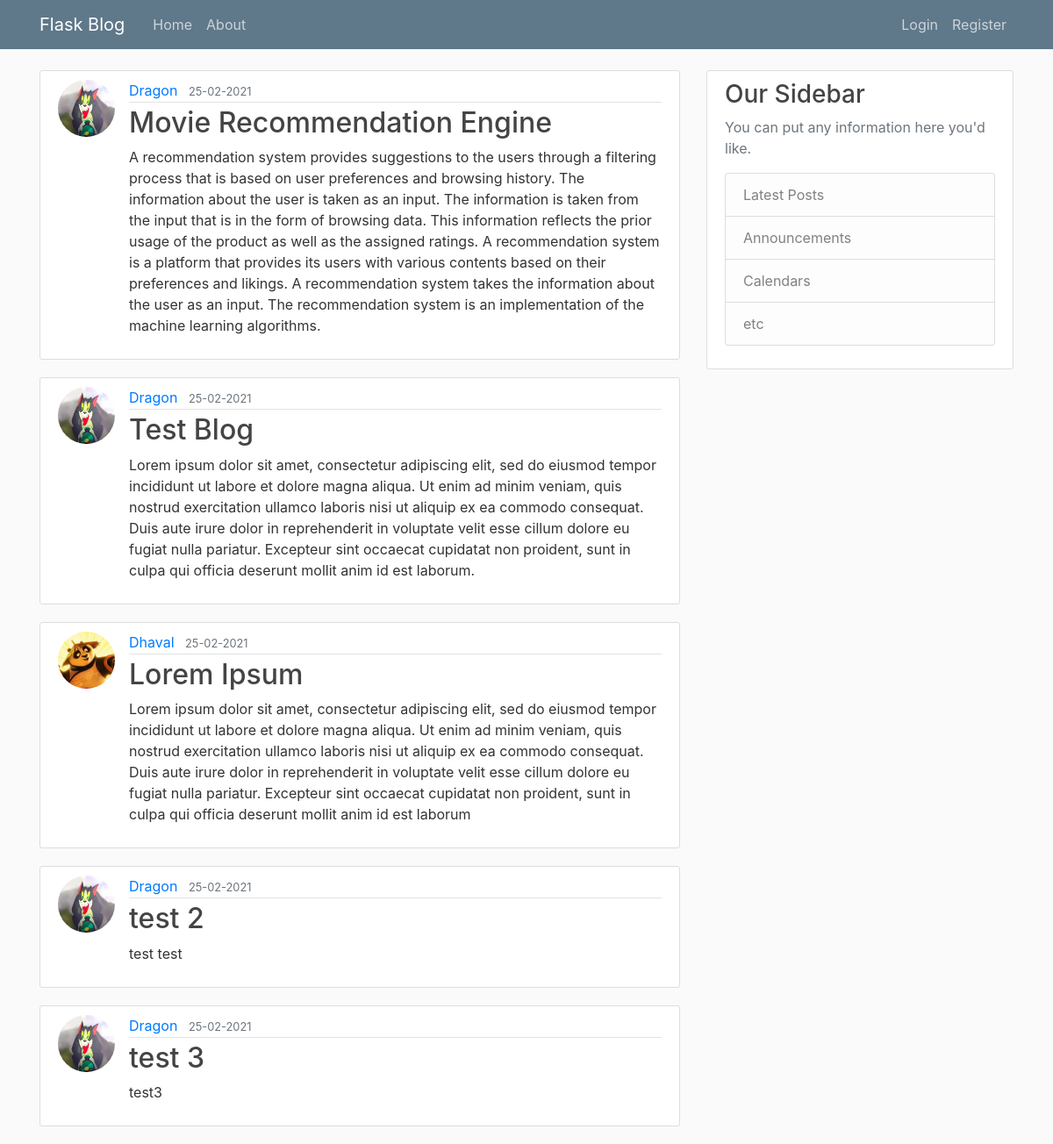
Page /home on the earlier database version.
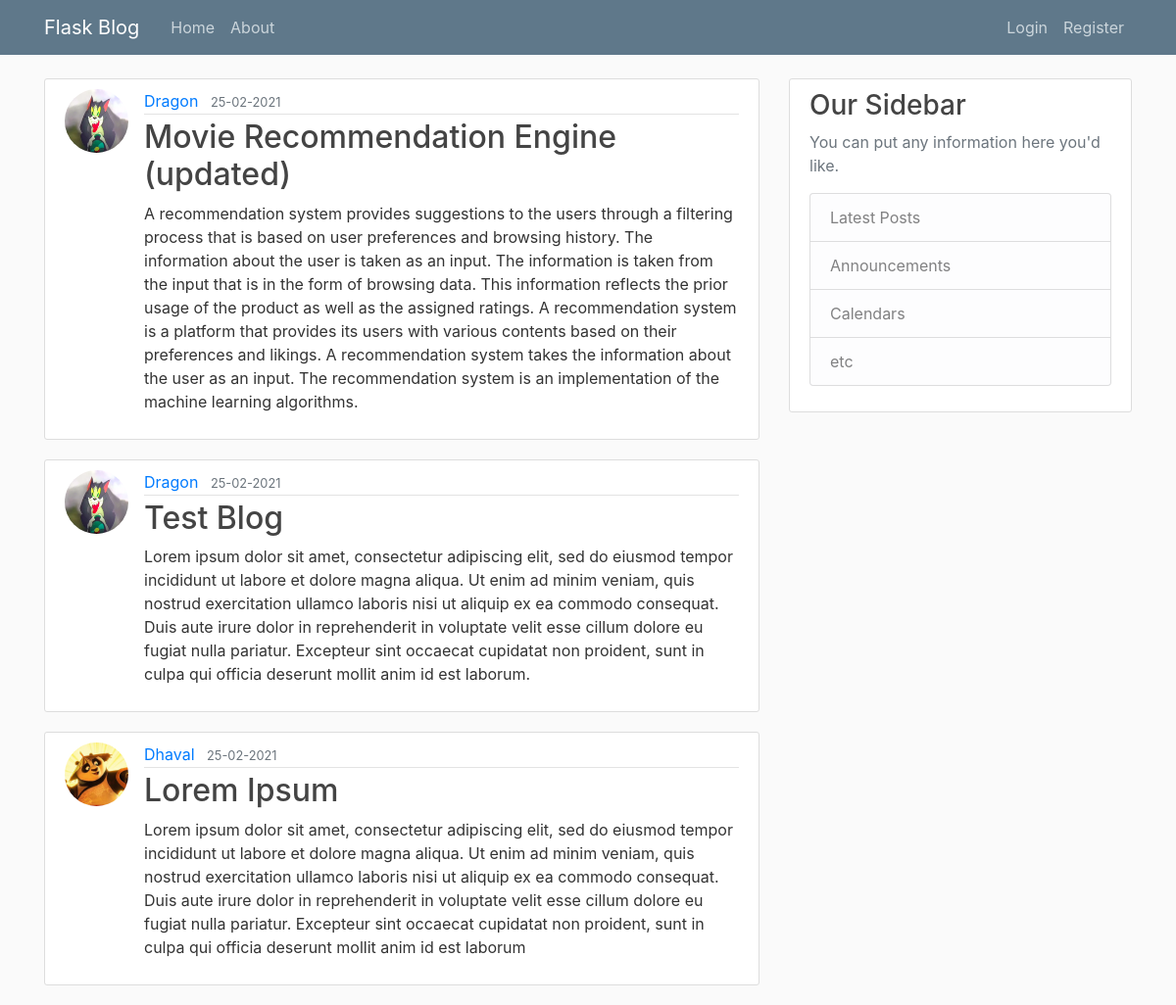
Same page on the later database version.
### flaskblog/models.py (models this page shows, shortened)
class Post(db.Model):
    id = db.Column(db.Integer, primary_key=True)
    title = db.Column(db.String(20), nullable=False)
    date_posted = db.Column(db.DateTime, nullable=False, default=datetime.now(tz=gettz('Asia/Kolkata')))
    content = db.Column(db.Text, nullable=False)
    user_id = db.Column(db.Integer, db.ForeignKey('user.id'), nullable=False)

class User(db.Model, UserMixin):
    id = db.Column(db.Integer, primary_key=True)
    username = db.Column(db.String(20), unique=True, nullable=False)
    email = db.Column(db.String(120), unique=True, nullable=False)
    image_file = db.Column(db.String(20), nullable=False, default='default.jpg')
    password = db.Column(db.String(60), nullable=False)
    posts = db.relationship('Post', backref='author', lazy=True)

### flaskblog/routes.py (the view)
@app.route('/')
@app.route('/home')
def home():
    posts = Post.query.all()
    return render_template('home.html',posts=posts)

### flaskblog/templates/home.html
{% extends "layout.html" %}
{% block content %}
    {% for post in posts %}
        <article class="media content-section">
          <img class="rounded-circle article-img" src="{{ url_for('static', filename='profile_pics/' + post.author.image_file) }}">
          <div class="media-body">
            <div class="article-metadata">
              <a class="mr-2" href="#">{{ post.author.username }}</a>
              <small class="text-muted">{{ post.date_posted.strftime('%d-%m-%Y') }}</small>
            </div>
            <h2><a class="article-title" href="{{ url_for('post', post_id=post.id) }}">{{ post.title }}</a></h2>
            <p class="article-content">{{ post.content }}</p>
          </div>
        </article>
    {% endfor %}
{% endblock content %}

### flaskblog/templates/layout.html (shortened to what this page needs)
<!DOCTYPE html>
<html>
<head>
    <link rel="stylesheet" href="https://maxcdn.bootstrapcdn.com/bootstrap/4.0.0/css/bootstrap.min.css">
    <link rel="stylesheet" type="text/css" href="{{ url_for('static', filename='main.css') }}">
</head>
<body>
    <header class="site-header">
      <nav class="navbar navbar-expand-md navbar-dark bg-steel fixed-top">
        <div class="container">
          <a class="navbar-brand mr-4" href="/">Flask Blog</a>
          <div class="collapse navbar-collapse" id="navbarToggle">
            <div class="navbar-nav mr-auto">
              <a class="nav-item nav-link" href="{{url_for('home')}}">Home</a>
              <a class="nav-item nav-link" href="{{url_for('about')}}">About</a>
            </div>
            <div class="navbar-nav">
              {% if current_user.is_authenticated %}
              <a class="nav-item nav-link" href="{{url_for('new_post')}}">New Post</a>
                <a class="nav-item nav-link" href="{{url_for('account')}}">Account</a>
                <a class="nav-item nav-link" href="{{url_for('logout')}}">Logout</a>
              {% else %}
                <a class="nav-item nav-link" href="{{url_for('login')}}">Login</a>
                <a class="nav-item nav-link" href="{{url_for('register')}}">Register</a>
              {% endif %}
            </div>
          </div>
        </div>
      </nav>
    </header>
    <main role="main" class="container">
      <div class="row">
        <div class="col-md-8">
          {% block content %}{% endblock %}
        </div>
        <div class="col-md-4">
          <div class="content-section">
            <h3>Our Sidebar</h3>
            <p class='text-muted'>You can put any information here you'd like.
              <ul class="list-group">
                <li class="list-group-item list-group-item-light">Latest Posts</li>
                <li class="list-group-item list-group-item-light">Announcements</li>
                <li class="list-group-item list-group-item-light">Calendars</li>
                <li class="list-group-item list-group-item-light">etc</li>
              </ul>
            </p>
          </div>
        </div>
      </div>
    </main>
</body>
</html>

### flaskblog/static/main.css (style rules this page uses)
body { background: #fafafa; color: #333333; margin-top: 5rem; }
h1, h2, h3, h4, h5, h6 { color: #444444; }
.bg-steel { background-color: #5f788a; }
.site-header .navbar-nav .nav-link { color: #cbd5db; }
.content-section { background: #ffffff; padding: 10px 20px; border: 1px solid #dddddd; border-radius: 3px; margin-bottom: 20px; }
.article-title { color: #444444; }
.article-content { white-space: pre-line; }
.article-img { height: 65px; width: 65px; margin-right: 16px; }
.article-metadata { padding-bottom: 1px; margin-bottom: 4px; border-bottom: 1px solid #e3e3e3 }

Differences in the rows shown:
removed Post: image_file (picture), author.username "Dragon", date_posted "25-02-2021", title "test 2", content "test test"
removed Post: image_file (picture), author.username "Dragon", date_posted "25-02-2021", title "test 3", content "test3"
changed Post: title "Movie Recommendation Engine" → "Movie Recommendation Engine (updated)"
